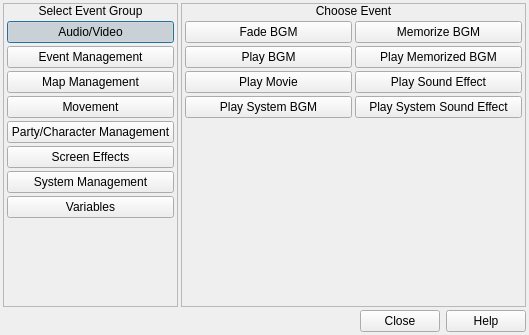
<?xml version="1.0" encoding="UTF-8"?>
<ui version="4.0">
 <class>BrowseMapEvents</class>
 <widget class="QDialog" name="BrowseMapEvents">
  <property name="geometry">
   <rect>
    <x>0</x>
    <y>0</y>
    <width>529</width>
    <height>335</height>
   </rect>
  </property>
  <property name="windowTitle">
   <string>Browse Map Events</string>
  </property>
  <property name="windowIcon">
   <iconset resource="gui_icons.qrc">
    <normaloff>:/icons/openrpgmaker.png</normaloff>:/icons/openrpgmaker.png</iconset>
  </property>
  <property name="styleSheet">
   <string notr="true">.QFrame
{
	border-width: 1px;
	border-style: solid;
	border-color: palette(window-text);
}

.QFrame&gt;QLabel
{
	border-width: 0px;
	background-color: palette(window-text);
	color: palette(window);
	font-weight: bold;
}

.QFrame&gt;QCheckBox
{
	background-color: palette(window-text);
	border-width: 0px;
	border-style: none;
	color: palette(window);
	spacing: 3px;
	font-weight: bold;
	padding: 0px 0px 0px 3px;
}

.QFrame&gt;QCheckBox::indicator
{
	min-width: 8px;
	max-width: 8px;
	min-height: 8px;
	max-height: 8px;
	width: 8px;
	height: 8px;
	border-width: 2px;
	border-radius: 0px;
	border-style: ridge;
	border-color: palette(mid);
}

.QFrame&gt;QCheckBox::indicator:unchecked
{
	background-color: palette(base);
}

.QFrame&gt;QCheckBox::indicator:checked
{
	background-color: palette(window-text);
}

.QFrame&gt;QCheckBox::indicator:hover
{
	border-color: palette(highlight);
}</string>
  </property>
  <layout class="QVBoxLayout" name="verticalLayout">
   <property name="spacing">
    <number>3</number>
   </property>
   <property name="margin">
    <number>3</number>
   </property>
   <item>
    <widget class="QWidget" name="widget_13" native="true">
     <layout class="QHBoxLayout" name="horizontalLayout_11">
      <property name="spacing">
       <number>3</number>
      </property>
      <property name="margin">
       <number>0</number>
      </property>
      <item>
       <widget class="QFrame" name="frame_11">
        <property name="frameShape">
         <enum>QFrame::StyledPanel</enum>
        </property>
        <property name="frameShadow">
         <enum>QFrame::Raised</enum>
        </property>
        <layout class="QVBoxLayout" name="verticalLayout_11">
         <property name="spacing">
          <number>0</number>
         </property>
         <property name="margin">
          <number>0</number>
         </property>
         <item>
          <widget class="QLabel" name="label_11">
           <property name="sizePolicy">
            <sizepolicy hsizetype="Preferred" vsizetype="Fixed">
             <horstretch>0</horstretch>
             <verstretch>0</verstretch>
            </sizepolicy>
           </property>
           <property name="text">
            <string>Select Event Group</string>
           </property>
           <property name="alignment">
            <set>Qt::AlignCenter</set>
           </property>
          </widget>
         </item>
         <item>
          <widget class="QWidget" name="widget_21" native="true">
           <layout class="QVBoxLayout" name="verticalLayout_12">
            <property name="spacing">
             <number>3</number>
            </property>
            <property name="margin">
             <number>3</number>
            </property>
            <item>
             <widget class="QPushButton" name="bAudioVideo">
              <property name="text">
               <string>Audio/Video</string>
              </property>
              <property name="checkable">
               <bool>true</bool>
              </property>
              <property name="checked">
               <bool>true</bool>
              </property>
              <property name="autoExclusive">
               <bool>true</bool>
              </property>
             </widget>
            </item>
            <item>
             <widget class="QPushButton" name="bEventManagement">
              <property name="text">
               <string>Event Management</string>
              </property>
              <property name="checkable">
               <bool>true</bool>
              </property>
              <property name="autoExclusive">
               <bool>true</bool>
              </property>
             </widget>
            </item>
            <item>
             <widget class="QPushButton" name="bMapManagement">
              <property name="text">
               <string>Map Management</string>
              </property>
              <property name="checkable">
               <bool>true</bool>
              </property>
              <property name="autoExclusive">
               <bool>true</bool>
              </property>
             </widget>
            </item>
            <item>
             <widget class="QPushButton" name="bMovement">
              <property name="text">
               <string>Movement</string>
              </property>
              <property name="checkable">
               <bool>true</bool>
              </property>
              <property name="autoExclusive">
               <bool>true</bool>
              </property>
             </widget>
            </item>
            <item>
             <widget class="QPushButton" name="bPartyCharacterManagement">
              <property name="text">
               <string>Party/Character Management</string>
              </property>
              <property name="checkable">
               <bool>true</bool>
              </property>
              <property name="autoExclusive">
               <bool>true</bool>
              </property>
             </widget>
            </item>
            <item>
             <widget class="QPushButton" name="bScreenEffects">
              <property name="text">
               <string>Screen Effects</string>
              </property>
              <property name="checkable">
               <bool>true</bool>
              </property>
              <property name="autoExclusive">
               <bool>true</bool>
              </property>
             </widget>
            </item>
            <item>
             <widget class="QPushButton" name="bSystemManagement">
              <property name="text">
               <string>System Management</string>
              </property>
              <property name="checkable">
               <bool>true</bool>
              </property>
              <property name="autoExclusive">
               <bool>true</bool>
              </property>
             </widget>
            </item>
            <item>
             <widget class="QPushButton" name="bVariables">
              <property name="text">
               <string>Variables</string>
              </property>
              <property name="checkable">
               <bool>true</bool>
              </property>
              <property name="autoExclusive">
               <bool>true</bool>
              </property>
             </widget>
            </item>
            <item>
             <widget class="QWidget" name="widget" native="true"/>
            </item>
           </layout>
          </widget>
         </item>
        </layout>
       </widget>
      </item>
      <item>
       <widget class="QFrame" name="frame_12">
        <property name="frameShape">
         <enum>QFrame::StyledPanel</enum>
        </property>
        <property name="frameShadow">
         <enum>QFrame::Raised</enum>
        </property>
        <layout class="QVBoxLayout" name="verticalLayout_13">
         <property name="spacing">
          <number>0</number>
         </property>
         <property name="margin">
          <number>0</number>
         </property>
         <item>
          <widget class="QLabel" name="label_12">
           <property name="sizePolicy">
            <sizepolicy hsizetype="Preferred" vsizetype="Fixed">
             <horstretch>0</horstretch>
             <verstretch>0</verstretch>
            </sizepolicy>
           </property>
           <property name="text">
            <string>Choose Event</string>
           </property>
           <property name="alignment">
            <set>Qt::AlignCenter</set>
           </property>
          </widget>
         </item>
         <item>
          <widget class="QStackedWidget" name="stackedWidget">
           <property name="currentIndex">
            <number>0</number>
           </property>
           <widget class="QWidget" name="wAudioVideo">
            <layout class="QHBoxLayout" name="horizontalLayout">
             <property name="spacing">
              <number>3</number>
             </property>
             <property name="margin">
              <number>3</number>
             </property>
             <item>
              <widget class="QWidget" name="widget_7" native="true">
               <layout class="QVBoxLayout" name="verticalLayout_10">
                <property name="spacing">
                 <number>3</number>
                </property>
                <property name="margin">
                 <number>0</number>
                </property>
                <item>
                 <widget class="QPushButton" name="bFadeBGM">
                  <property name="text">
                   <string>Fade BGM</string>
                  </property>
                 </widget>
                </item>
                <item>
                 <widget class="QPushButton" name="bPlayBGM">
                  <property name="text">
                   <string>Play BGM</string>
                  </property>
                 </widget>
                </item>
                <item>
                 <widget class="QPushButton" name="bPlayMovie">
                  <property name="text">
                   <string>Play Movie</string>
                  </property>
                 </widget>
                </item>
                <item>
                 <widget class="QPushButton" name="bPlaySystemBGM">
                  <property name="text">
                   <string>Play System BGM</string>
                  </property>
                 </widget>
                </item>
                <item>
                 <widget class="QWidget" name="widget_3" native="true"/>
                </item>
               </layout>
              </widget>
             </item>
             <item>
              <widget class="QWidget" name="widget_10" native="true">
               <layout class="QVBoxLayout" name="verticalLayout_14">
                <property name="spacing">
                 <number>3</number>
                </property>
                <property name="margin">
                 <number>0</number>
                </property>
                <item>
                 <widget class="QPushButton" name="bMemorizeBGM">
                  <property name="text">
                   <string>Memorize BGM</string>
                  </property>
                 </widget>
                </item>
                <item>
                 <widget class="QPushButton" name="bPlayMemorizedBGM">
                  <property name="text">
                   <string>Play Memorized BGM</string>
                  </property>
                 </widget>
                </item>
                <item>
                 <widget class="QPushButton" name="bPlaySoundEffect">
                  <property name="text">
                   <string>Play Sound Effect</string>
                  </property>
                 </widget>
                </item>
                <item>
                 <widget class="QPushButton" name="bPlaySystemSoundEffect">
                  <property name="text">
                   <string>Play System Sound Effect</string>
                  </property>
                 </widget>
                </item>
                <item>
                 <widget class="QWidget" name="widget_4" native="true"/>
                </item>
               </layout>
              </widget>
             </item>
            </layout>
           </widget>
           <widget class="QWidget" name="wEventManagement">
            <layout class="QHBoxLayout" name="horizontalLayout_3">
             <property name="spacing">
              <number>3</number>
             </property>
             <property name="margin">
              <number>3</number>
             </property>
             <item>
              <widget class="QWidget" name="widget_14" native="true">
               <layout class="QVBoxLayout" name="verticalLayout_16">
                <property name="spacing">
                 <number>3</number>
                </property>
                <property name="margin">
                 <number>0</number>
                </property>
                <item>
                 <widget class="QPushButton" name="bBreakOutOfLoop">
                  <property name="text">
                   <string>Break out of Loop</string>
                  </property>
                 </widget>
                </item>
                <item>
                 <widget class="QPushButton" name="bCallMapEvent">
                  <property name="text">
                   <string>Call Map Event</string>
                  </property>
                 </widget>
                </item>
                <item>
                 <widget class="QPushButton" name="bDisplayMessage">
                  <property name="text">
                   <string>Display Message</string>
                  </property>
                 </widget>
                </item>
                <item>
                 <widget class="QPushButton" name="bEraseEvent">
                  <property name="text">
                   <string>Erase Event</string>
                  </property>
                 </widget>
                </item>
                <item>
                 <widget class="QPushButton" name="bJumpToLabel">
                  <property name="text">
                   <string>Jump to Label</string>
                  </property>
                 </widget>
                </item>
                <item>
                 <widget class="QPushButton" name="bLabel">
                  <property name="text">
                   <string>Label</string>
                  </property>
                 </widget>
                </item>
                <item>
                 <widget class="QPushButton" name="bVariableMultiValueBranch">
                  <property name="text">
                   <string>Variable Multi-Value Branch</string>
                  </property>
                 </widget>
                </item>
                <item>
                 <widget class="QWidget" name="widget_8" native="true"/>
                </item>
               </layout>
              </widget>
             </item>
             <item>
              <widget class="QWidget" name="widget_15" native="true">
               <layout class="QVBoxLayout" name="verticalLayout_15">
                <property name="spacing">
                 <number>3</number>
                </property>
                <property name="margin">
                 <number>0</number>
                </property>
                <item>
                 <widget class="QPushButton" name="bCallCommonEvent">
                  <property name="text">
                   <string>Call Common Event</string>
                  </property>
                 </widget>
                </item>
                <item>
                 <widget class="QPushButton" name="bConditionalBranch">
                  <property name="text">
                   <string>Conditional Branch</string>
                  </property>
                 </widget>
                </item>
                <item>
                 <widget class="QPushButton" name="bEndEventProcessing">
                  <property name="text">
                   <string>End Event Processing</string>
                  </property>
                 </widget>
                </item>
                <item>
                 <widget class="QPushButton" name="bInsertComment">
                  <property name="text">
                   <string>Insert Comment</string>
                  </property>
                 </widget>
                </item>
                <item>
                 <widget class="QPushButton" name="bKeyInputProcessing">
                  <property name="text">
                   <string>Key Input Processing</string>
                  </property>
                 </widget>
                </item>
                <item>
                 <widget class="QPushButton" name="bLoop">
                  <property name="text">
                   <string>Loop</string>
                  </property>
                 </widget>
                </item>
                <item>
                 <widget class="QWidget" name="widget_9" native="true"/>
                </item>
               </layout>
              </widget>
             </item>
            </layout>
           </widget>
           <widget class="QWidget" name="wMapManagement">
            <layout class="QHBoxLayout" name="horizontalLayout_4">
             <property name="spacing">
              <number>3</number>
             </property>
             <property name="margin">
              <number>3</number>
             </property>
             <item>
              <widget class="QWidget" name="widget_2" native="true">
               <layout class="QVBoxLayout" name="verticalLayout_18">
                <property name="spacing">
                 <number>3</number>
                </property>
                <property name="margin">
                 <number>0</number>
                </property>
                <item>
                 <widget class="QPushButton" name="bAllowDisallowEscape">
                  <property name="text">
                   <string>Allow/Disallow Escape</string>
                  </property>
                 </widget>
                </item>
                <item>
                 <widget class="QPushButton" name="bAllowDisallowSaving">
                  <property name="text">
                   <string>Allow/Disallow Saving</string>
                  </property>
                 </widget>
                </item>
                <item>
                 <widget class="QPushButton" name="bChangeBorderTile">
                  <property name="text">
                   <string>Change Border Tile</string>
                  </property>
                 </widget>
                </item>
                <item>
                 <widget class="QPushButton" name="bChangeEventLocation">
                  <property name="text">
                   <string>Change Event Location</string>
                  </property>
                 </widget>
                </item>
                <item>
                 <widget class="QPushButton" name="bGameOver">
                  <property name="text">
                   <string>Game Over</string>
                  </property>
                 </widget>
                </item>
                <item>
                 <widget class="QPushButton" name="bHideLayer">
                  <property name="text">
                   <string>Hide Layer</string>
                  </property>
                 </widget>
                </item>
                <item>
                 <widget class="QPushButton" name="bShowLayer">
                  <property name="text">
                   <string>Show Layer</string>
                  </property>
                 </widget>
                </item>
                <item>
                 <widget class="QPushButton" name="bStoreTerrainID">
                  <property name="text">
                   <string>Store Terrain ID</string>
                  </property>
                 </widget>
                </item>
                <item>
                 <widget class="QPushButton" name="bTeleport">
                  <property name="text">
                   <string>Teleport</string>
                  </property>
                 </widget>
                </item>
                <item>
                 <widget class="QPushButton" name="bTradeTwoEventLocations">
                  <property name="text">
                   <string>Trade Two Event Locations</string>
                  </property>
                 </widget>
                </item>
               </layout>
              </widget>
             </item>
             <item>
              <widget class="QWidget" name="widget_5" native="true">
               <layout class="QVBoxLayout" name="verticalLayout_17">
                <property name="spacing">
                 <number>3</number>
                </property>
                <property name="margin">
                 <number>0</number>
                </property>
                <item>
                 <widget class="QPushButton" name="bAllowDisallowMainMenu">
                  <property name="text">
                   <string>Allow/Disallow Main Menu</string>
                  </property>
                 </widget>
                </item>
                <item>
                 <widget class="QPushButton" name="bAllowDisallowTeleport">
                  <property name="text">
                   <string>Allow/Disalow Teleport</string>
                  </property>
                 </widget>
                </item>
                <item>
                 <widget class="QPushButton" name="bChangeEncounterRate">
                  <property name="text">
                   <string>Change Encounter Rate</string>
                  </property>
                 </widget>
                </item>
                <item>
                 <widget class="QPushButton" name="bChangeParallaxBackground">
                  <property name="text">
                   <string>Change Parallax Background</string>
                  </property>
                 </widget>
                </item>
                <item>
                 <widget class="QPushButton" name="bHeroSpriteTransparency">
                  <property name="text">
                   <string>Hero Sprite Transparency</string>
                  </property>
                 </widget>
                </item>
                <item>
                 <widget class="QPushButton" name="bMemorizePosition">
                  <property name="text">
                   <string>Memorize Position</string>
                  </property>
                 </widget>
                </item>
                <item>
                 <widget class="QPushButton" name="bStoreEventID">
                  <property name="text">
                   <string>Store Event ID</string>
                  </property>
                 </widget>
                </item>
                <item>
                 <widget class="QPushButton" name="bSwapTile">
                  <property name="text">
                   <string>Swap Tile</string>
                  </property>
                 </widget>
                </item>
                <item>
                 <widget class="QPushButton" name="bTileSubstitution">
                  <property name="text">
                   <string>Tile Substitution</string>
                  </property>
                 </widget>
                </item>
                <item>
                 <widget class="QWidget" name="widget_6" native="true"/>
                </item>
               </layout>
              </widget>
             </item>
            </layout>
           </widget>
           <widget class="QWidget" name="wMovement">
            <layout class="QHBoxLayout" name="horizontalLayout_6">
             <property name="spacing">
              <number>3</number>
             </property>
             <property name="margin">
              <number>3</number>
             </property>
             <item>
              <widget class="QWidget" name="widget_24" native="true">
               <layout class="QVBoxLayout" name="verticalLayout_6">
                <property name="spacing">
                 <number>3</number>
                </property>
                <property name="margin">
                 <number>0</number>
                </property>
                <item>
                 <widget class="QPushButton" name="bHaltAllMovement">
                  <property name="text">
                   <string>Halt All Movement</string>
                  </property>
                 </widget>
                </item>
                <item>
                 <widget class="QPushButton" name="bProceedWithMovement">
                  <property name="text">
                   <string>Proceed With Movement</string>
                  </property>
                 </widget>
                </item>
                <item>
                 <widget class="QWidget" name="widget_11" native="true"/>
                </item>
               </layout>
              </widget>
             </item>
             <item>
              <widget class="QWidget" name="widget_16" native="true">
               <layout class="QVBoxLayout" name="verticalLayout_7">
                <property name="spacing">
                 <number>3</number>
                </property>
                <property name="margin">
                 <number>0</number>
                </property>
                <item>
                 <widget class="QPushButton" name="bMoveEvent">
                  <property name="text">
                   <string>Move Event</string>
                  </property>
                 </widget>
                </item>
                <item>
                 <widget class="QPushButton" name="bWait">
                  <property name="text">
                   <string>Wait</string>
                  </property>
                 </widget>
                </item>
                <item>
                 <widget class="QWidget" name="widget_12" native="true"/>
                </item>
               </layout>
              </widget>
             </item>
            </layout>
           </widget>
           <widget class="QWidget" name="wPartyCharacterManagement">
            <layout class="QHBoxLayout" name="horizontalLayout_7">
             <property name="spacing">
              <number>3</number>
             </property>
             <property name="margin">
              <number>3</number>
             </property>
             <item>
              <widget class="QWidget" name="widget_26" native="true">
               <layout class="QVBoxLayout" name="verticalLayout_23">
                <property name="spacing">
                 <number>3</number>
                </property>
                <property name="margin">
                 <number>0</number>
                </property>
                <item>
                 <widget class="QPushButton" name="bChangeBattleCommands">
                  <property name="text">
                   <string>Change Battle Commands</string>
                  </property>
                 </widget>
                </item>
                <item>
                 <widget class="QPushButton" name="bChangeCharacterBaseStats">
                  <property name="text">
                   <string>Change Character Base Stats</string>
                  </property>
                 </widget>
                </item>
                <item>
                 <widget class="QPushButton" name="bChangeCharacterHP">
                  <property name="text">
                   <string>Change Character HP</string>
                  </property>
                 </widget>
                </item>
                <item>
                 <widget class="QPushButton" name="bChangeCharacterSprite">
                  <property name="text">
                   <string>Change Character Sprite</string>
                  </property>
                 </widget>
                </item>
                <item>
                 <widget class="QPushButton" name="bChangeEquippedItems">
                  <property name="text">
                   <string>Change Equipped Items</string>
                  </property>
                 </widget>
                </item>
                <item>
                 <widget class="QPushButton" name="bChangeFaceGraphic">
                  <property name="text">
                   <string>Change Face Graphic</string>
                  </property>
                 </widget>
                </item>
                <item>
                 <widget class="QPushButton" name="bChangeMoney">
                  <property name="text">
                   <string>Change Money</string>
                  </property>
                 </widget>
                </item>
                <item>
                 <widget class="QPushButton" name="bChangeSkills">
                  <property name="text">
                   <string>Change Skills</string>
                  </property>
                 </widget>
                </item>
                <item>
                 <widget class="QPushButton" name="bEnemyEncounter">
                  <property name="text">
                   <string>Enemy Encounter</string>
                  </property>
                 </widget>
                </item>
                <item>
                 <widget class="QWidget" name="widget_27" native="true"/>
                </item>
               </layout>
              </widget>
             </item>
             <item>
              <widget class="QWidget" name="widget_25" native="true">
               <layout class="QVBoxLayout" name="verticalLayout_22">
                <property name="spacing">
                 <number>3</number>
                </property>
                <property name="margin">
                 <number>0</number>
                </property>
                <item>
                 <widget class="QPushButton" name="bChangeCharacterCondition">
                  <property name="text">
                   <string>Change Character Condition</string>
                  </property>
                 </widget>
                </item>
                <item>
                 <widget class="QPushButton" name="bChangeCharacterLevel">
                  <property name="text">
                   <string>Change Character Level</string>
                  </property>
                 </widget>
                </item>
                <item>
                 <widget class="QPushButton" name="bChangeCharacterMP">
                  <property name="text">
                   <string>Change Character MP</string>
                  </property>
                 </widget>
                </item>
                <item>
                 <widget class="QPushButton" name="bChangeClass">
                  <property name="text">
                   <string>Change Class</string>
                  </property>
                 </widget>
                </item>
                <item>
                 <widget class="QPushButton" name="bChangeExperiencePoints">
                  <property name="text">
                   <string>Change Experience Points</string>
                  </property>
                 </widget>
                </item>
                <item>
                 <widget class="QPushButton" name="bChangeHeroName">
                  <property name="text">
                   <string>Change Hero Name</string>
                  </property>
                 </widget>
                </item>
                <item>
                 <widget class="QPushButton" name="bChangeParty">
                  <property name="text">
                   <string>Change Party</string>
                  </property>
                 </widget>
                </item>
                <item>
                 <widget class="QPushButton" name="bCompleteHealing">
                  <property name="text">
                   <string>Complete Healing</string>
                  </property>
                 </widget>
                </item>
                <item>
                 <widget class="QPushButton" name="bItemManagement">
                  <property name="text">
                   <string>Item Management</string>
                  </property>
                 </widget>
                </item>
                <item>
                 <widget class="QWidget" name="widget_28" native="true"/>
                </item>
               </layout>
              </widget>
             </item>
            </layout>
           </widget>
           <widget class="QWidget" name="wScreenEffects">
            <layout class="QHBoxLayout" name="horizontalLayout_8">
             <property name="spacing">
              <number>3</number>
             </property>
             <property name="margin">
              <number>3</number>
             </property>
             <item>
              <widget class="QWidget" name="widget_30" native="true">
               <layout class="QVBoxLayout" name="verticalLayout_25">
                <property name="spacing">
                 <number>3</number>
                </property>
                <property name="margin">
                 <number>0</number>
                </property>
                <item>
                 <widget class="QPushButton" name="bFlashScreen">
                  <property name="text">
                   <string>Flash Screen</string>
                  </property>
                 </widget>
                </item>
                <item>
                 <widget class="QPushButton" name="bHideScreen">
                  <property name="text">
                   <string>Hide Screen</string>
                  </property>
                 </widget>
                </item>
                <item>
                 <widget class="QPushButton" name="bPanScreen">
                  <property name="text">
                   <string>Pan Screen</string>
                  </property>
                 </widget>
                </item>
                <item>
                 <widget class="QPushButton" name="bShowBattleAnimation">
                  <property name="text">
                   <string>Show Battle Animation</string>
                  </property>
                 </widget>
                </item>
                <item>
                 <widget class="QPushButton" name="bShowScreen">
                  <property name="text">
                   <string>Show Screen</string>
                  </property>
                 </widget>
                </item>
                <item>
                 <widget class="QPushButton" name="bTintScreen">
                  <property name="text">
                   <string>Tint Screen</string>
                  </property>
                 </widget>
                </item>
                <item>
                 <widget class="QWidget" name="widget_18" native="true"/>
                </item>
               </layout>
              </widget>
             </item>
             <item>
              <widget class="QWidget" name="widget_29" native="true">
               <layout class="QVBoxLayout" name="verticalLayout_24">
                <property name="spacing">
                 <number>3</number>
                </property>
                <property name="margin">
                 <number>0</number>
                </property>
                <item>
                 <widget class="QPushButton" name="bFlashSprite">
                  <property name="text">
                   <string>Flash Sprite</string>
                  </property>
                 </widget>
                </item>
                <item>
                 <widget class="QPushButton" name="bHideScreenOverlay">
                  <property name="text">
                   <string>Hide Screen Overlay</string>
                  </property>
                 </widget>
                </item>
                <item>
                 <widget class="QPushButton" name="bShakeScreen">
                  <property name="text">
                   <string>Shake Screen</string>
                  </property>
                 </widget>
                </item>
                <item>
                 <widget class="QPushButton" name="bShowGlobalAnimation">
                  <property name="text">
                   <string>Show Global Animation</string>
                  </property>
                 </widget>
                </item>
                <item>
                 <widget class="QPushButton" name="bShowScreenOverlay">
                  <property name="text">
                   <string>Show Screen Overlay</string>
                  </property>
                 </widget>
                </item>
                <item>
                 <widget class="QPushButton" name="bWeatherEffects">
                  <property name="text">
                   <string>Weather Effects</string>
                  </property>
                 </widget>
                </item>
                <item>
                 <widget class="QWidget" name="widget_17" native="true"/>
                </item>
               </layout>
              </widget>
             </item>
            </layout>
           </widget>
           <widget class="QWidget" name="wSystemManagement">
            <layout class="QHBoxLayout" name="horizontalLayout_9">
             <property name="spacing">
              <number>3</number>
             </property>
             <property name="margin">
              <number>3</number>
             </property>
             <item>
              <widget class="QWidget" name="widget_31" native="true">
               <layout class="QVBoxLayout" name="verticalLayout_4">
                <property name="spacing">
                 <number>3</number>
                </property>
                <property name="margin">
                 <number>0</number>
                </property>
                <item>
                 <widget class="QPushButton" name="bChangeSystemBGM">
                  <property name="text">
                   <string>Change System BGM</string>
                  </property>
                 </widget>
                </item>
                <item>
                 <widget class="QPushButton" name="bChangeSystemSoundEffect">
                  <property name="text">
                   <string>Change System Sound Effect</string>
                  </property>
                 </widget>
                </item>
                <item>
                 <widget class="QPushButton" name="bLoadGame">
                  <property name="text">
                   <string>Load Game</string>
                  </property>
                 </widget>
                </item>
                <item>
                 <widget class="QPushButton" name="bQuitGame">
                  <property name="text">
                   <string>Quit Game</string>
                  </property>
                 </widget>
                </item>
                <item>
                 <widget class="QPushButton" name="bSetScreenTransition">
                  <property name="text">
                   <string>Set Screen Transition</string>
                  </property>
                 </widget>
                </item>
                <item>
                 <widget class="QWidget" name="widget_20" native="true"/>
                </item>
               </layout>
              </widget>
             </item>
             <item>
              <widget class="QWidget" name="widget_32" native="true">
               <layout class="QVBoxLayout" name="verticalLayout_5">
                <property name="spacing">
                 <number>3</number>
                </property>
                <property name="margin">
                 <number>0</number>
                </property>
                <item>
                 <widget class="QPushButton" name="bChangeSystemGraphic">
                  <property name="text">
                   <string>Change System Graphics</string>
                  </property>
                 </widget>
                </item>
                <item>
                 <widget class="QPushButton" name="bChangeVehicleGraphic">
                  <property name="text">
                   <string>Change Vehicle Graphic</string>
                  </property>
                 </widget>
                </item>
                <item>
                 <widget class="QPushButton" name="bOpenMenu">
                  <property name="text">
                   <string>Open Menu</string>
                  </property>
                 </widget>
                </item>
                <item>
                 <widget class="QPushButton" name="bSaveGame">
                  <property name="text">
                   <string>Save Game</string>
                  </property>
                 </widget>
                </item>
                <item>
                 <widget class="QPushButton" name="bShowPopupMenu">
                  <property name="text">
                   <string>Show Popup Menu</string>
                  </property>
                 </widget>
                </item>
                <item>
                 <widget class="QWidget" name="widget_19" native="true"/>
                </item>
               </layout>
              </widget>
             </item>
            </layout>
           </widget>
           <widget class="QWidget" name="wVariables">
            <layout class="QHBoxLayout" name="horizontalLayout_10">
             <property name="spacing">
              <number>3</number>
             </property>
             <property name="margin">
              <number>3</number>
             </property>
             <item>
              <widget class="QWidget" name="widget_34" native="true">
               <layout class="QVBoxLayout" name="verticalLayout_8">
                <property name="spacing">
                 <number>3</number>
                </property>
                <property name="margin">
                 <number>0</number>
                </property>
                <item>
                 <widget class="QPushButton" name="bStringOperation">
                  <property name="text">
                   <string>String Operation</string>
                  </property>
                 </widget>
                </item>
                <item>
                 <widget class="QPushButton" name="bTimerOperation">
                  <property name="text">
                   <string>Timer Operation</string>
                  </property>
                 </widget>
                </item>
                <item>
                 <widget class="QWidget" name="widget_22" native="true"/>
                </item>
               </layout>
              </widget>
             </item>
             <item>
              <widget class="QWidget" name="widget_33" native="true">
               <layout class="QVBoxLayout" name="verticalLayout_9">
                <property name="spacing">
                 <number>3</number>
                </property>
                <property name="margin">
                 <number>0</number>
                </property>
                <item>
                 <widget class="QPushButton" name="bSwitchOperation">
                  <property name="text">
                   <string>Switch Operation</string>
                  </property>
                 </widget>
                </item>
                <item>
                 <widget class="QPushButton" name="bVariableOperation">
                  <property name="text">
                   <string>Variable Operation</string>
                  </property>
                 </widget>
                </item>
                <item>
                 <widget class="QWidget" name="widget_23" native="true"/>
                </item>
               </layout>
              </widget>
             </item>
            </layout>
           </widget>
          </widget>
         </item>
        </layout>
       </widget>
      </item>
     </layout>
    </widget>
   </item>
   <item>
    <widget class="QDialogButtonBox" name="buttonBox">
     <property name="orientation">
      <enum>Qt::Horizontal</enum>
     </property>
     <property name="standardButtons">
      <set>QDialogButtonBox::Close|QDialogButtonBox::Help</set>
     </property>
    </widget>
   </item>
  </layout>
 </widget>
 <resources>
  <include location="gui_icons.qrc"/>
 </resources>
 <connections>
  <connection>
   <sender>buttonBox</sender>
   <signal>accepted()</signal>
   <receiver>BrowseMapEvents</receiver>
   <slot>accept()</slot>
   <hints>
    <hint type="sourcelabel">
     <x>291</x>
     <y>513</y>
    </hint>
    <hint type="destinationlabel">
     <x>291</x>
     <y>264</y>
    </hint>
   </hints>
  </connection>
  <connection>
   <sender>buttonBox</sender>
   <signal>rejected()</signal>
   <receiver>BrowseMapEvents</receiver>
   <slot>reject()</slot>
   <hints>
    <hint type="sourcelabel">
     <x>291</x>
     <y>513</y>
    </hint>
    <hint type="destinationlabel">
     <x>291</x>
     <y>264</y>
    </hint>
   </hints>
  </connection>
 </connections>
</ui>
